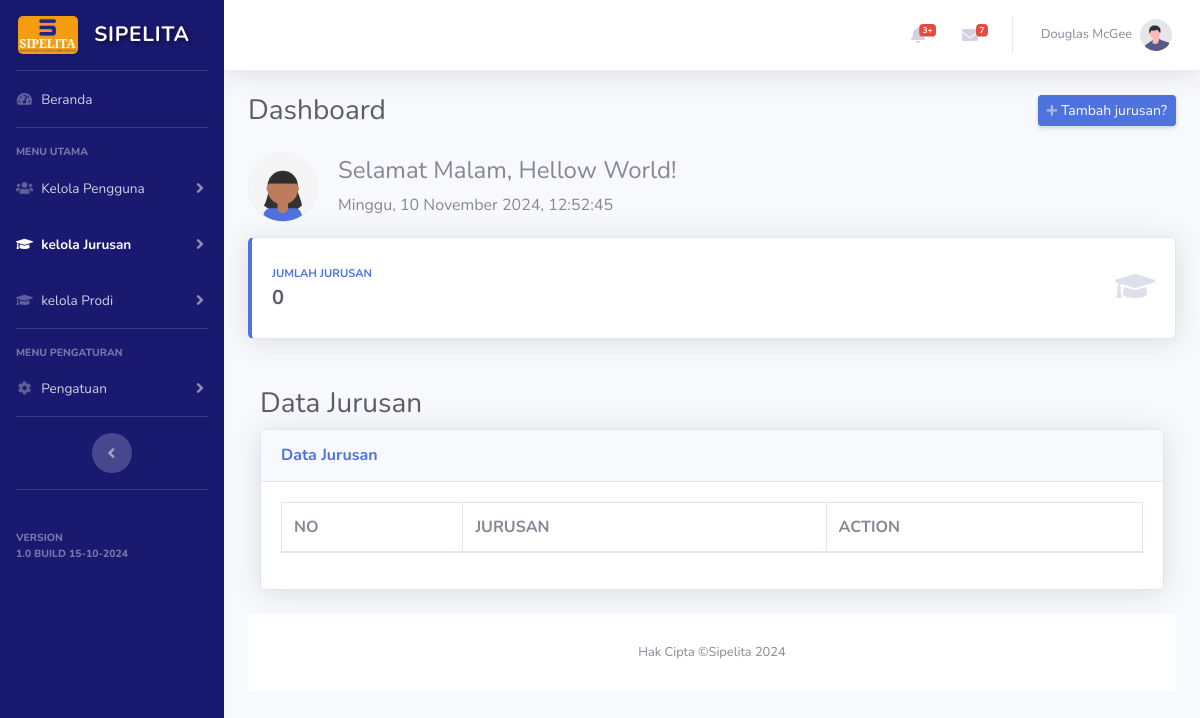
Before: /admin/jurusan.php with the older database file.
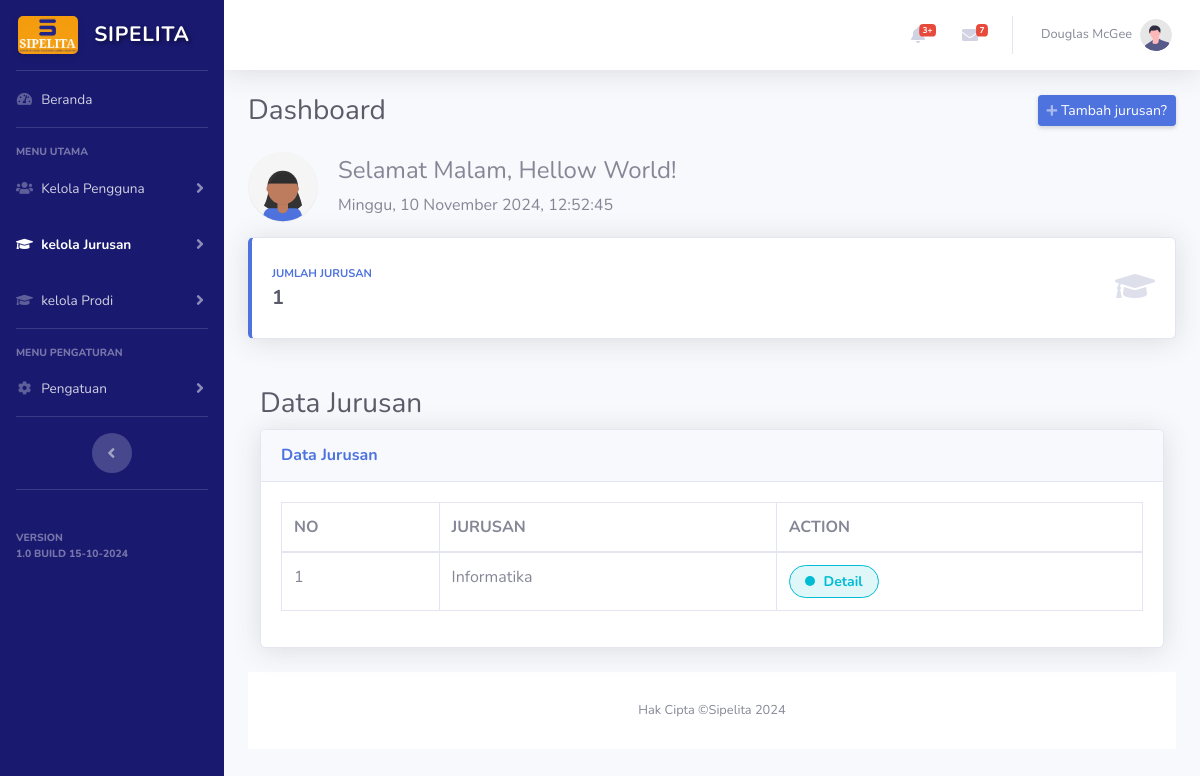
After: the same page with the newer database file.
### tables this page shows
CREATE TABLE `jurusan` (
  `id_jurusan` int(11) NOT NULL,
  `jurusan` varchar(100) NOT NULL
);

### admin/function.php (called while the page is built, shortened)
<?php
include '../koneksi.php';
function get_jumlah_jurusan(){
    global $koneksi;
    $sql = mysqli_query($koneksi, "SELECT COUNT(*) AS total FROM jurusan");
    $data = mysqli_fetch_assoc($sql);
    return $data['total'];
}
function getall_jurusan(){
    global $koneksi;
    $sql = mysqli_query($koneksi, "SELECT * FROM jurusan ORDER BY id_jurusan DESC");
    $jurusan = [];
    while ($row = mysqli_fetch_assoc($sql)) {
        $jurusan[] = $row;
    }
    return $jurusan;
}
?>

### admin/jurusan.php (the view, shortened to what the changed rows need)
<?php include '../koneksi.php';
include 'function.php';
$jumlah_jurusan = get_jumlah_jurusan();
$jurusan = getall_jurusan();
?>
<!DOCTYPE html>
<html lang="en">
<head>
    <link href="../vendor/fontawesome-free/css/all.min.css" rel="stylesheet" type="text/css">
    <link href="../css/sb-admin-2.minn.css" rel="stylesheet">
    <link href="../css/admin/index-admin.css" rel="stylesheet">
    <link href="../vendor/datatables/dataTables.bootstrap4.min.css" rel="stylesheet">
</head>
<body id="page-top">
    <div id="wrapper">
        <div id="content-wrapper" class="d-flex flex-column">
            <div id="content">
                <div class="container-fluid">
                    <div class="d-sm-flex align-items-center justify-content-between mb-4">
                        <h1 class="h3 mb-0 text-gray-800">Dashboard</h1>
                    </div>
                    <div class="row">
                        <div class="col-xl-12 col-md-6 mb-4">
                            <div class="card border-left-primary shadow h-100 py-2">
                                <div class="card-body">
                                    <div class="row no-gutters align-items-center">
                                        <div class="col mr-2">
                                            <div class="text-xs font-weight-bold text-primary text-uppercase mb-1">
                                                JUMLAH JURUSAN</div>
                                            <div class="h5 mb-0 font-weight-bold text-gray-800">
                                                <?= $jumlah_jurusan ?>
                                            </div>
                                        </div>
                                    </div>
                                </div>
                            </div>
                        </div>
                        <div class="container-fluid">
                            <h1 class="h3 mt-4 mb-2 text-gray-800">Data Jurusan</h1>
                            <div class="card shadow mb-4">
                                <div class="card-body">
                                    <div class="table-responsive">
                                        <table class="table table-bordered" id="dataTable" width="100%" cellspacing="0">
                                            <thead>
                                                <tr>
                                                    <th>NO</th>
                                                    <th>JURUSAN</th>
                                                    <th>ACTION</th>
                                                </tr>
                                            </thead>
                                            <tbody>
                                                <?php $i = 0;
                                                $i++;
                                                foreach ($jurusan as $data) { ?>
                                                    <tr>
                                                        <td><?= $i++ ?></td>
                                                        <td><?= $data['jurusan'] ?></td>
                                                        <td>
                                                            <span class="status-button detail">
                                                                <span class="dot"></span>
                                                                Detail
                                                            </span>
                                                        </td>
                                                    </tr>
                                                <?php } ?>
                                            </tbody>
                                        </table>
                                    </div>
                                </div>
                            </div>
                        </div>
                    </div>
                </div>
            </div>
</body>
</html>

Changed rows visible on the page:
added jurusan: jurusan "Informatika"
Other visible differences:
$jumlah_jurusan: "0" → "1"
